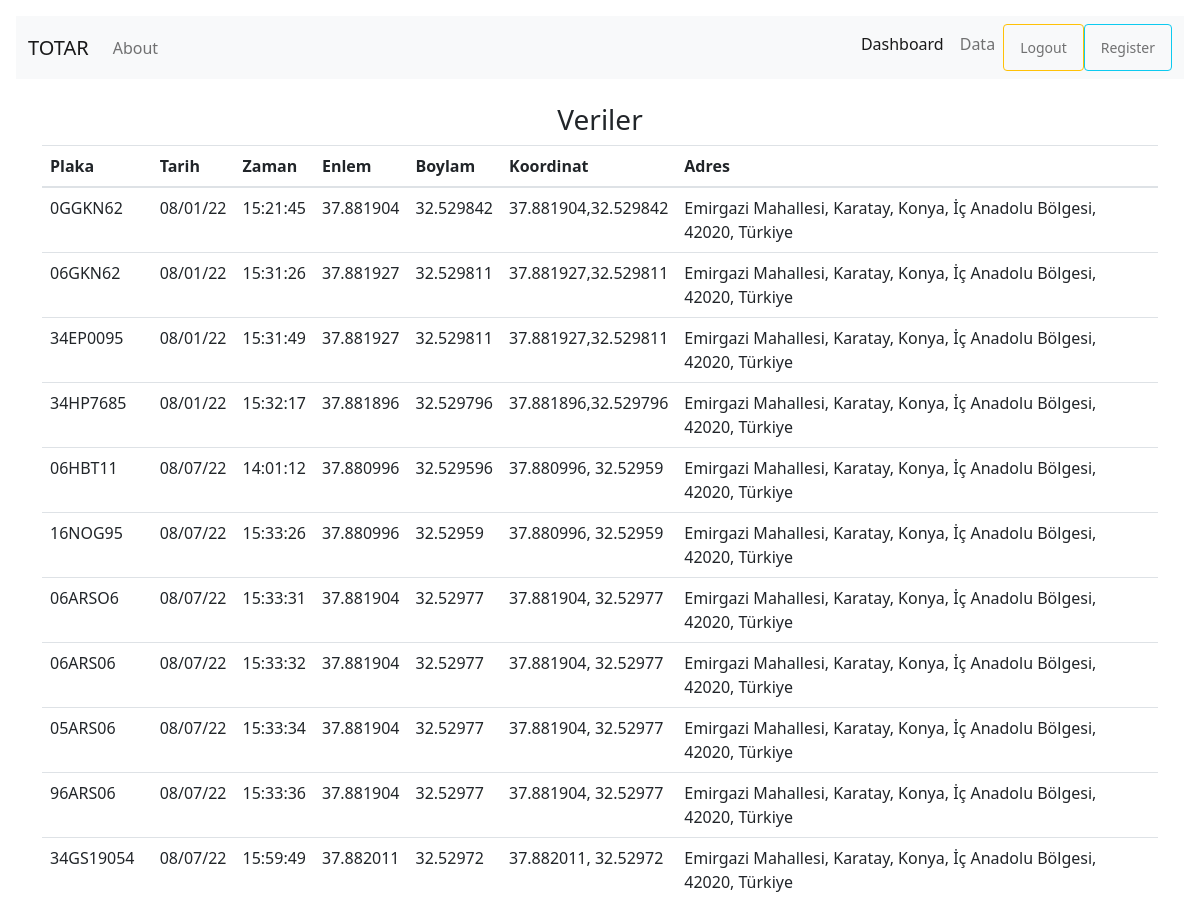
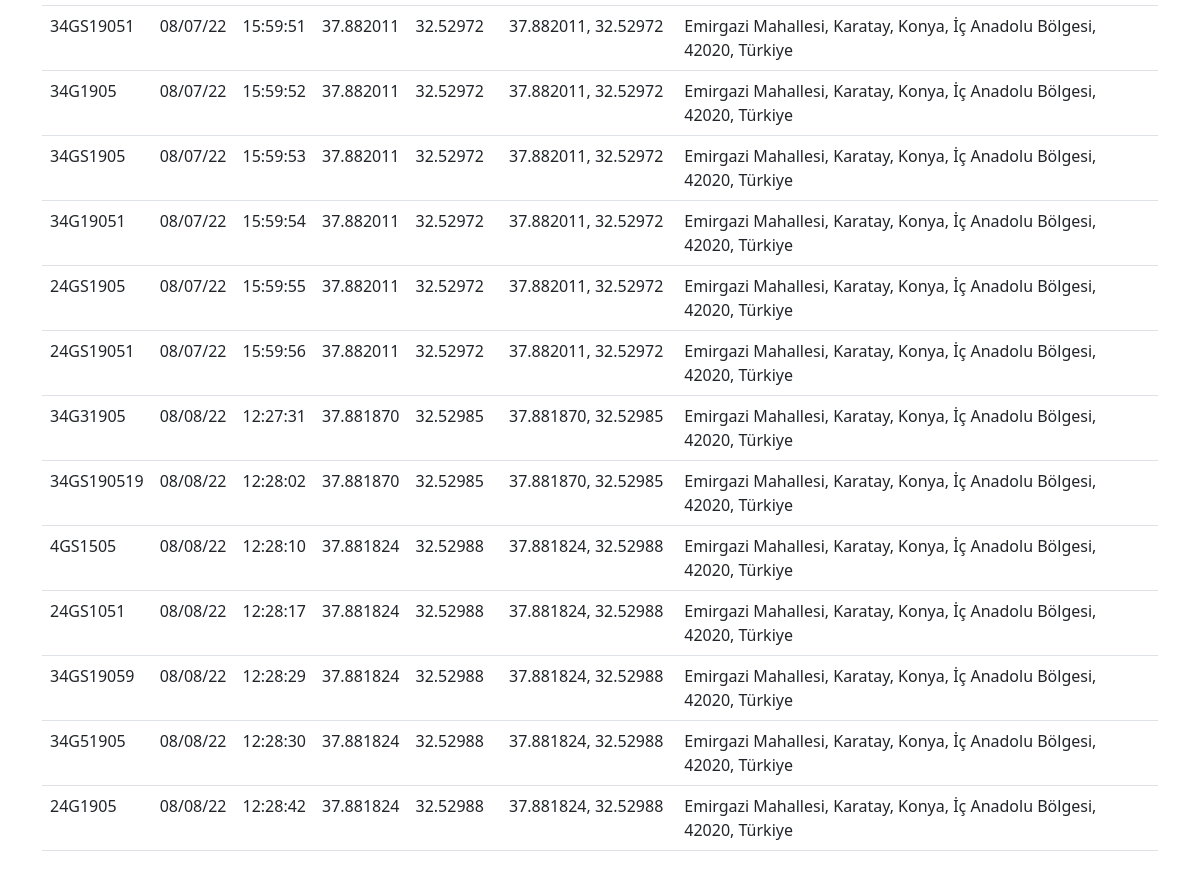
The app's page /data (signed in) with its own data (2 pictures, top to bottom).
### tables this page shows
CREATE TABLE Plates(
        id INTEGER PRIMARY KEY AUTOINCREMENT,
        plate TEXT NOT NULL,
        date TEXT NOT NULL,
        time TEXT NOT NULL,
        latitude TEXT NOT NULL,
        longitude TEXT NOT NULL,
        coordinate TEXT NOT NULL,
        address TEXT NOT NULL
        );

### run.py (the view)
@app.route('/data')
@login_required
def table():
    con = sqlite3.connect("database/TotarData.db")
    con.row_factory = sqlite3.Row
    cur = con.cursor()
    cur.execute("SELECT plate, date, time, latitude, longitude, coordinate, address from Plates")
    rows = cur.fetchall() #istenilen sutunlari getir
    return render_template('table.html', rows = rows)

### run.py (called while the page is built)
def login_required(f):
    @wraps(f)
    def decorated_function(*args, **kwargs):
        if "Logged_in" in session:
            return f(*args, **kwargs)
        else:
            flash("Bu sayfayı görüntülemek için yetki sahibi değilsiniz! Giriş yapın.", "danger")
            return redirect(url_for("login"))
    return decorated_function

### templates/table.html (shortened to what this page needs)
{% extends "layout.html" %}
{% block body %}
<html>
    <head>
        <link href="https://cdn.jsdelivr.net/npm/bootstrap@5.2.0/dist/css/bootstrap.min.css" rel="stylesheet">
        <link href="https://getbootstrap.com/docs/5.2/assets/css/docs.css" rel="stylesheet">
    </head>
    <body class="p-3 m-0 border-0 bd-example">
        <h3><center>Veriler</center></h3>
        <table class="table">
            <thead>
            <tr>
                <th scope="col">Plaka</th>
                <th scope="col">Tarih</th>
                <th scope="col">Zaman</th>
                <th scope="col">Enlem</th>
                <th scope="col">Boylam</th>
                <th scope="col">Koordinat</th>
                <th scope="col">Adres</th>
            </tr>
            </thead>
            <tbody class="table-group-divider">
                {% for row in rows %}
                <tr>
                    <td>{{ row['plate'] }}</td>
                    <td>{{ row['date'] }}</td>
                    <td>{{ row['time'] }}</td>
                    <td>{{ row['latitude'] }}</td>
                    <td>{{ row['longitude'] }}</td>
                    <td>{{ row['coordinate'] }}</td>
                    <td>{{ row['address'] }}</td>
                </tr>
                {% endfor %}
            </tbody>
        </table>
    </body>
</html>
{% endblock body %}

### templates/layout.html (shortened to what this page needs)
<!DOCTYPE html>
<html lang="en">
    <head>
        <link rel="stylesheet" href="https://cdn.jsdelivr.net/npm/bootstrap@4.0.0/dist/css/bootstrap.min.css">
        <link href="https://cdn.jsdelivr.net/npm/bootstrap@5.1.3/dist/css/bootstrap.min.css" rel="stylesheet">
    </head>
    <body>
        {% include "/includes/navbar.html" %}
        <div class="container">
            <br>
                {% block body %}
                {% endblock body %}
        </div>
    </body>
</html>

### templates/includes/navbar.html (shortened to what this page needs)
<nav class="navbar navbar-expand-lg navbar-light bg-light">
    <div class="container-fluid">
        <a href="/" class="navbar-brand">
            TOTAR
        </a>
        <div class="collapse navbar-collapse" id="navbarCollapse">
            <div class="navbar-nav">
                <a href="/about" class="nav-item nav-link">About</a>
            </div>
            <div class="navbar-nav ms-auto">
                {% if session["Logged_in"] %}
                    <a href="/dashboard" class="nav-item nav-link active">Dashboard</a>
                    <a href="/data" class="nav-item nav-link">Data</a>
                    <div class="d-grid gap-2 d-md-block">
                        <button type="button" class="btn btn-outline-warning btn-sm">
                            <a href="/logout" class="nav-item nav-link">Logout</a>
                        </button>
                    </div>
                {% else %}
                <div class="d-grid gap-2 d-md-block"></div>
                    <button type="button" class="btn btn-outline-success btn-sm">
                        <a href="/login" class="nav-item nav-link">Login</a>
                    </button>
                </div>
                {% endif %}
                <button type="button" class="btn btn-outline-info btn-sm">
                    <a href="/register" class="nav-item nav-link">Register</a>
                </button>
            </div>
        </div>
    </div>
</nav>

### templates/layout.html (style rules this page uses)
.container { max-width: 70%; max-height: 50%; margin-left: auto; margin-right: auto; }

### records on screen
Plates: plate "0GGKN62", date "08/01/22", time "15:21:45", latitude "37.881904", longitude "32.529842", coordinate "37.881904,32.529842", address "Emirgazi Mahallesi, Karatay, Konya, İç Anadolu Bölgesi, 42020, Türkiye"
Plates: plate "06GKN62", date "08/01/22", time "15:31:26", latitude "37.881927", longitude "32.529811", coordinate "37.881927,32.529811", address "Emirgazi Mahallesi, Karatay, Konya, İç Anadolu Bölgesi, 42020, Türkiye"
Plates: plate "34EP0095", date "08/01/22", time "15:31:49", latitude "37.881927", longitude "32.529811", coordinate "37.881927,32.529811", address "Emirgazi Mahallesi, Karatay, Konya, İç Anadolu Bölgesi, 42020, Türkiye"
Plates: plate "34HP7685", date "08/01/22", time "15:32:17", latitude "37.881896", longitude "32.529796", coordinate "37.881896,32.529796", address "Emirgazi Mahallesi, Karatay, Konya, İç Anadolu Bölgesi, 42020, Türkiye"
Plates: plate "06HBT11", date "08/07/22", time "14:01:12", latitude "37.880996", longitude "32.529596", coordinate "37.880996, 32.52959", address "Emirgazi Mahallesi, Karatay, Konya, İç Anadolu Bölgesi, 42020, Türkiye"
Plates: plate "16NOG95", date "08/07/22", time "15:33:26", latitude "37.880996", longitude "32.52959", coordinate "37.880996, 32.52959", address "Emirgazi Mahallesi, Karatay, Konya, İç Anadolu Bölgesi, 42020, Türkiye"
Plates: plate "06ARSO6", date "08/07/22", time "15:33:31", latitude "37.881904", longitude "32.52977", coordinate "37.881904, 32.52977", address "Emirgazi Mahallesi, Karatay, Konya, İç Anadolu Bölgesi, 42020, Türkiye"
Plates: plate "06ARS06", date "08/07/22", time "15:33:32", latitude "37.881904", longitude "32.52977", coordinate "37.881904, 32.52977", address "Emirgazi Mahallesi, Karatay, Konya, İç Anadolu Bölgesi, 42020, Türkiye"
Plates: plate "05ARS06", date "08/07/22", time "15:33:34", latitude "37.881904", longitude "32.52977", coordinate "37.881904, 32.52977", address "Emirgazi Mahallesi, Karatay, Konya, İç Anadolu Bölgesi, 42020, Türkiye"
Plates: plate "96ARS06", date "08/07/22", time "15:33:36", latitude "37.881904", longitude "32.52977", coordinate "37.881904, 32.52977", address "Emirgazi Mahallesi, Karatay, Konya, İç Anadolu Bölgesi, 42020, Türkiye"
Plates: plate "34GS19054", date "08/07/22", time "15:59:49", latitude "37.882011", longitude "32.52972", coordinate "37.882011, 32.52972", address "Emirgazi Mahallesi, Karatay, Konya, İç Anadolu Bölgesi, 42020, Türkiye"
Plates: plate "34GS19051", date "08/07/22", time "15:59:51", latitude "37.882011", longitude "32.52972", coordinate "37.882011, 32.52972", address "Emirgazi Mahallesi, Karatay, Konya, İç Anadolu Bölgesi, 42020, Türkiye"
Plates: plate "34G1905", date "08/07/22", time "15:59:52", latitude "37.882011", longitude "32.52972", coordinate "37.882011, 32.52972", address "Emirgazi Mahallesi, Karatay, Konya, İç Anadolu Bölgesi, 42020, Türkiye"
Plates: plate "34GS1905", date "08/07/22", time "15:59:53", latitude "37.882011", longitude "32.52972", coordinate "37.882011, 32.52972", address "Emirgazi Mahallesi, Karatay, Konya, İç Anadolu Bölgesi, 42020, Türkiye"
Plates: plate "34G19051", date "08/07/22", time "15:59:54", latitude "37.882011", longitude "32.52972", coordinate "37.882011, 32.52972", address "Emirgazi Mahallesi, Karatay, Konya, İç Anadolu Bölgesi, 42020, Türkiye"
Plates: plate "24GS1905", date "08/07/22", time "15:59:55", latitude "37.882011", longitude "32.52972", coordinate "37.882011, 32.52972", address "Emirgazi Mahallesi, Karatay, Konya, İç Anadolu Bölgesi, 42020, Türkiye"
Plates: plate "24GS19051", date "08/07/22", time "15:59:56", latitude "37.882011", longitude "32.52972", coordinate "37.882011, 32.52972", address "Emirgazi Mahallesi, Karatay, Konya, İç Anadolu Bölgesi, 42020, Türkiye"
Plates: plate "34G31905", date "08/08/22", time "12:27:31", latitude "37.881870", longitude "32.52985", coordinate "37.881870, 32.52985", address "Emirgazi Mahallesi, Karatay, Konya, İç Anadolu Bölgesi, 42020, Türkiye"
Plates: plate "34GS190519", date "08/08/22", time "12:28:02", latitude "37.881870", longitude "32.52985", coordinate "37.881870, 32.52985", address "Emirgazi Mahallesi, Karatay, Konya, İç Anadolu Bölgesi, 42020, Türkiye"
Plates: plate "4GS1505", date "08/08/22", time "12:28:10", latitude "37.881824", longitude "32.52988", coordinate "37.881824, 32.52988", address "Emirgazi Mahallesi, Karatay, Konya, İç Anadolu Bölgesi, 42020, Türkiye"
Plates: plate "24GS1051", date "08/08/22", time "12:28:17", latitude "37.881824", longitude "32.52988", coordinate "37.881824, 32.52988", address "Emirgazi Mahallesi, Karatay, Konya, İç Anadolu Bölgesi, 42020, Türkiye"
Plates: plate "34GS19059", date "08/08/22", time "12:28:29", latitude "37.881824", longitude "32.52988", coordinate "37.881824, 32.52988", address "Emirgazi Mahallesi, Karatay, Konya, İç Anadolu Bölgesi, 42020, Türkiye"
Plates: plate "34G51905", date "08/08/22", time "12:28:30", latitude "37.881824", longitude "32.52988", coordinate "37.881824, 32.52988", address "Emirgazi Mahallesi, Karatay, Konya, İç Anadolu Bölgesi, 42020, Türkiye"
Plates: plate "24G1905", date "08/08/22", time "12:28:42", latitude "37.881824", longitude "32.52988", coordinate "37.881824, 32.52988", address "Emirgazi Mahallesi, Karatay, Konya, İç Anadolu Bölgesi, 42020, Türkiye"
